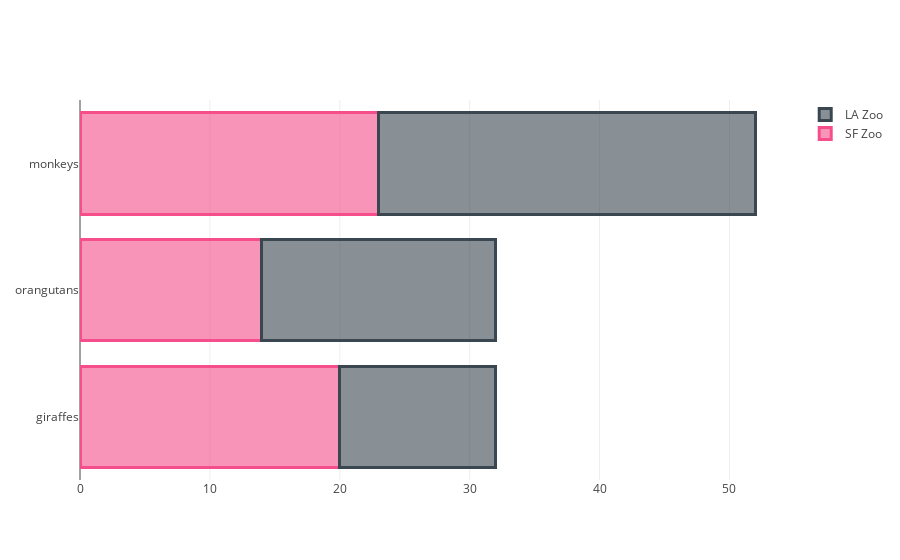

Notebook cell for this chart:
### Markdown cell above
# Colored Horizontal Bar Chart

### Code cell
import plotly.graph_objs as go

trace1 = go.Bar(
    y=['giraffes', 'orangutans', 'monkeys'],
    x=[20, 14, 23],
    name='SF Zoo',
    orientation = 'h',
    marker = dict(
        color = 'rgba(246, 78, 139, 0.6)',
        line = dict(
            color = 'rgba(246, 78, 139, 1.0)',
            width = 3)
    )
)
trace2 = go.Bar(
    y=['giraffes', 'orangutans', 'monkeys'],
    x=[12, 18, 29],
    name='LA Zoo',
    orientation = 'h',
    marker = dict(
        color = 'rgba(58, 71, 80, 0.6)',
        line = dict(
            color = 'rgba(58, 71, 80, 1.0)',
            width = 3)
    )
)

data = [trace1, trace2]
layout = go.Layout(
    barmode='stack'
)

fig = go.Figure(data=data, layout=layout)
pyo.iplot(fig, filename='marker-h-bar')

### Figure 1 — Plotly figure (JSON) as saved in the notebook; plotly's stock layout.template omitted (floating-point values rounded to 4 significant figures)
{"data": [{"marker": {"color": "rgba(246, 78, 139, 0.6)", "line": {"color": "rgba(246, 78, 139, 1.0)", "width": 3}}, "name": "SF Zoo", "orientation": "h", "type": "bar", "uid": "bc20f3be-8c3e-455d-9b60-546c69f2b625", "x": [20, 14, 23], "y": ["giraffes", "orangutans", "monkeys"]}, {"marker": {"color": "rgba(58, 71, 80, 0.6)", "line": {"color": "rgba(58, 71, 80, 1.0)", "width": 3}}, "name": "LA Zoo", "orientation": "h", "type": "bar", "uid": "8564a751-1426-419d-bd39-0fd85f788acf", "x": [12, 18, 29], "y": ["giraffes", "orangutans", "monkeys"]}], "layout": {"barmode": "stack"}}
